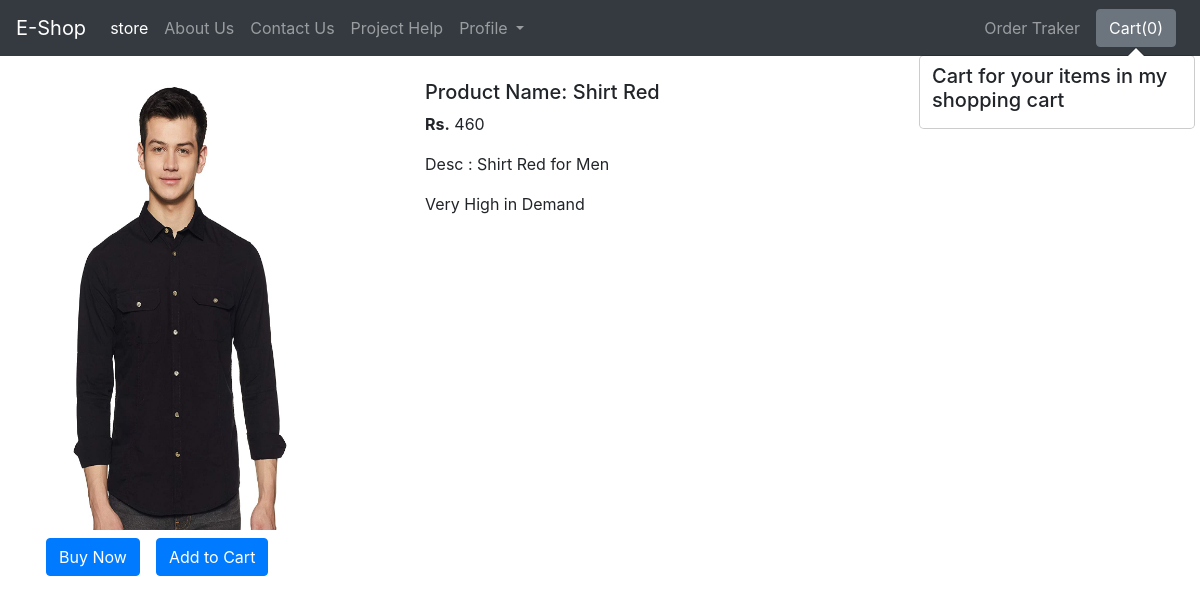
Page /productview/2 on the committed database.
### store/models.py (models this page shows)
class Image(models.Model):
    title = models.CharField(max_length=100)
    description = models.TextField(default="")
    price = models.IntegerField(default=0)
    image = models.ImageField(upload_to='images',default="")
    cat = models.ForeignKey(Category,on_delete=models.CASCADE)
    def __str__(self):
        return self.title

### store/views.py (the view)
# urls.py: path('productview/<int:id>',views.productview,name="productview"),
def productview(request,id):
    product = Image.objects.get(id = id)
    print(product)
    data={'product':product}
    return render(request,"productview.html",data)

### store/templates/productview.html (shortened to what this page needs)
{% extends 'navbar.html' %}
{% block body %}
    <div class="container my-4">
        <div class="row">
            <div class="col-md-4">
              <div class="row">
                <img src="/media/{{product.image}}" width="300px" height="450px" alt="...">
              </div>
              <div class="row">
                <button class="btn btn-primary mx-3 mt-2">Buy Now </button>
                <button id="cart" class="btn btn-primary mt-2">Add to Cart </button>
              </div>
            </div>
        <div class="col-md-8">
            <h5>Product Name: {{product.title}}</h5>
            <p><b>Rs.</b> {{product.price}}</p>
            <p>Desc : {{product.description}}</p>
            <marquee>Very High in Demand</marquee>
        </div>
      </div>
    </div>
{% endblock %}

### rows in the picture
Image: image (picture), title "Shirt Red", price "460", description "Shirt Red for Men"
